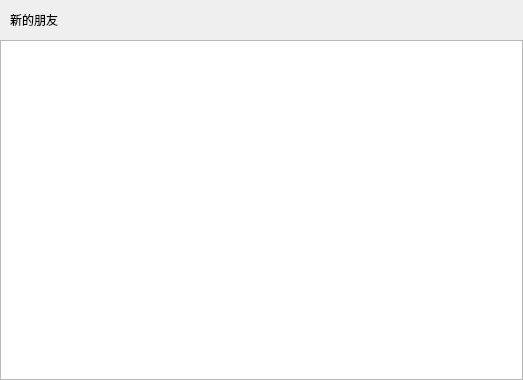
<?xml version="1.0" encoding="UTF-8"?>
<ui version="4.0">
 <class>ApplyFriendPage</class>
 <widget class="QWidget" name="ApplyFriendPage">
  <property name="geometry">
   <rect>
    <x>0</x>
    <y>0</y>
    <width>523</width>
    <height>380</height>
   </rect>
  </property>
  <property name="windowTitle">
   <string>Form</string>
  </property>
  <layout class="QVBoxLayout" name="verticalLayout">
   <property name="spacing">
    <number>0</number>
   </property>
   <property name="leftMargin">
    <number>0</number>
   </property>
   <property name="topMargin">
    <number>0</number>
   </property>
   <property name="rightMargin">
    <number>0</number>
   </property>
   <property name="bottomMargin">
    <number>0</number>
   </property>
   <item>
    <widget class="QWidget" name="friend_apply_wid" native="true">
     <layout class="QHBoxLayout" name="horizontalLayout">
      <property name="spacing">
       <number>0</number>
      </property>
      <property name="leftMargin">
       <number>0</number>
      </property>
      <property name="topMargin">
       <number>0</number>
      </property>
      <property name="rightMargin">
       <number>0</number>
      </property>
      <property name="bottomMargin">
       <number>0</number>
      </property>
      <item>
       <spacer name="horizontalSpacer">
        <property name="orientation">
         <enum>Qt::Horizontal</enum>
        </property>
        <property name="sizeType">
         <enum>QSizePolicy::Fixed</enum>
        </property>
        <property name="sizeHint" stdset="0">
         <size>
          <width>10</width>
          <height>20</height>
         </size>
        </property>
       </spacer>
      </item>
      <item>
       <widget class="QLabel" name="friend_apply_ld">
        <property name="minimumSize">
         <size>
          <width>0</width>
          <height>40</height>
         </size>
        </property>
        <property name="maximumSize">
         <size>
          <width>16777215</width>
          <height>40</height>
         </size>
        </property>
        <property name="text">
         <string>新的朋友</string>
        </property>
       </widget>
      </item>
     </layout>
    </widget>
   </item>
   <item>
    <widget class="QWidget" name="widget_2" native="true">
     <layout class="QVBoxLayout" name="verticalLayout_2">
      <property name="spacing">
       <number>0</number>
      </property>
      <property name="leftMargin">
       <number>0</number>
      </property>
      <property name="topMargin">
       <number>0</number>
      </property>
      <property name="rightMargin">
       <number>0</number>
      </property>
      <property name="bottomMargin">
       <number>0</number>
      </property>
      <item>
       <widget class="ApplyFriendList" name="apply_friend_list"/>
      </item>
     </layout>
    </widget>
   </item>
  </layout>
 </widget>
 <customwidgets>
  <customwidget>
   <class>ApplyFriendList</class>
   <extends>QListWidget</extends>
   <header>applyfriendlist.h</header>
  </customwidget>
 </customwidgets>
 <resources/>
 <connections/>
</ui>
